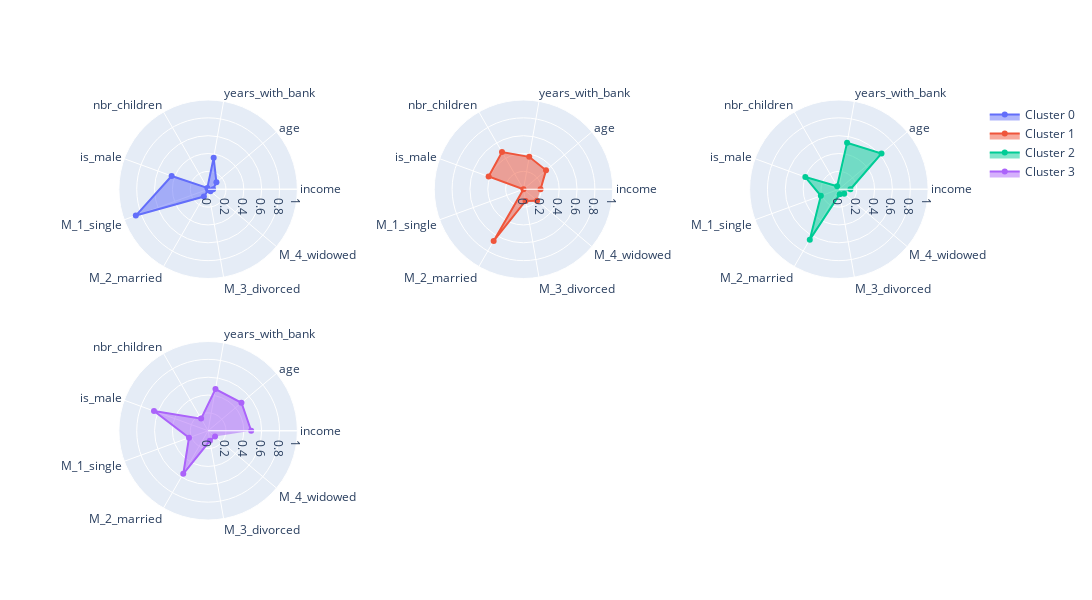

The code cell stored with this chart in its notebook:
### Code cell
fig = make_subplots(rows=2, cols=3, specs=[[{'type': 'polar'}]*3]*2)

abbrev = df_radar_grouped2.columns.tolist()

n_clusters = 4

layoutdict = dict(
            radialaxis=dict(
            visible=True,
            range=[0, 1]
            ))

for i in range(n_clusters):
    fig.add_trace(go.Scatterpolar(
        r=df_radar_grouped2.loc[i],
        theta=abbrev,
        fill='toself',
        name="Cluster " + str(i)),
        i // 3 + 1,
        i % 3 + 1)
    
fig.update_layout(
        polar=layoutdict,
        polar2=layoutdict,
        polar3=layoutdict,
        polar4=layoutdict,
        polar5=layoutdict,
        polar6=layoutdict,
        showlegend=True
        )
fig.update_layout(height=600, width=1200)
fig.show()

### Figure 1 — Plotly figure (JSON) as saved in the notebook; plotly's stock layout.template omitted (floating-point values rounded to 4 significant figures)
{"data": [{"fill": "toself", "name": "Cluster 0", "r": [0.05588, 0.1216, 0.3578, 0.01724, 0.4353, 0.8621, 0.09483, 0.008621, 0.03448], "subplot": "polar", "theta": ["income", "age", "years_with_bank", "nbr_children", "is_male", "M_1_single", "M_2_married", "M_3_divorced", "M_4_widowed"], "type": "scatterpolar"}, {"fill": "toself", "name": "Cluster 1", "r": [0.191, 0.3296, 0.3688, 0.4819, 0.4157, 0, 0.6687, 0.1325, 0.1988], "subplot": "polar2", "theta": ["income", "age", "years_with_bank", "nbr_children", "is_male", "M_1_single", "M_2_married", "M_3_divorced", "M_4_widowed"], "type": "scatterpolar"}, {"fill": "toself", "name": "Cluster 2", "r": [0.1295, 0.6233, 0.5284, 0.03852, 0.4, 0.2148, 0.6519, 0.05556, 0.07778], "subplot": "polar3", "theta": ["income", "age", "years_with_bank", "nbr_children", "is_male", "M_1_single", "M_2_married", "M_3_divorced", "M_4_widowed"], "type": "scatterpolar"}, {"fill": "toself", "name": "Cluster 3", "r": [0.4825, 0.4877, 0.474, 0.157, 0.6456, 0.2278, 0.557, 0.1139, 0.1013], "subplot": "polar4", "theta": ["income", "age", "years_with_bank", "nbr_children", "is_male", "M_1_single", "M_2_married", "M_3_divorced", "M_4_widowed"], "type": "scatterpolar"}], "layout": {"height": 600, "polar": {"angularaxis": {"type": "category"}, "domain": {"x": [0, 0.2889], "y": [0.575, 1]}, "radialaxis": {"autorange": false, "range": [0, 1], "type": "linear", "visible": true}}, "polar2": {"angularaxis": {"type": "category"}, "domain": {"x": [0.3556, 0.6444], "y": [0.575, 1]}, "radialaxis": {"autorange": false, "range": [0, 1], "type": "linear", "visible": true}}, "polar3": {"angularaxis": {"type": "category"}, "domain": {"x": [0.7111, 1], "y": [0.575, 1]}, "radialaxis": {"autorange": false, "range": [0, 1], "type": "linear", "visible": true}}, "polar4": {"angularaxis": {"type": "category"}, "domain": {"x": [0, 0.2889], "y": [0, 0.425]}, "radialaxis": {"autorange": false, "range": [0, 1], "type": "linear", "visible": true}}, "polar5": {"domain": {"x": [0.3556, 0.6444], "y": [0, 0.425]}, "radialaxis": {"range": [0, 1], "visible": true}}, "polar6": {"domain": {"x": [0.7111, 1], "y": [0, 0.425]}, "radialaxis": {"range": [0, 1], "visible": true}}, "showlegend": true, "width": 1200}}
